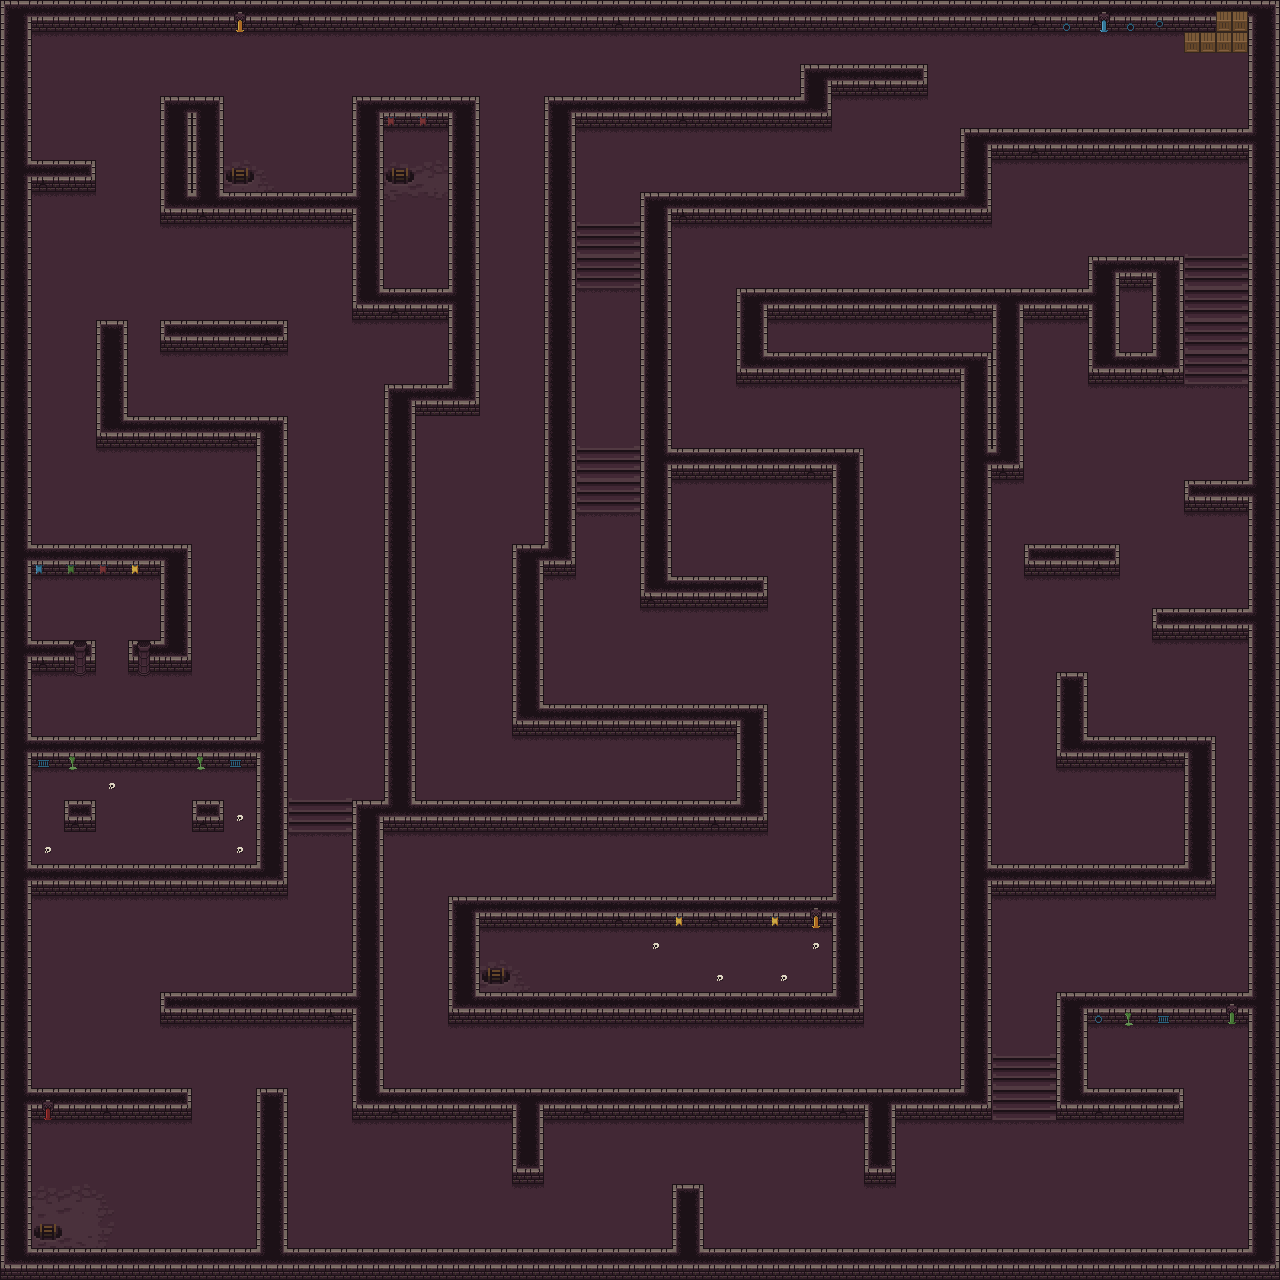

Rendered tile map (Tiled .tmx) drawn with the repository's tilesets; below, a short description and the map source with its tile grids summarised:
An orthogonal 40x40 tile map with 32x32 px tiles, 3 tile layers (bg, wall, decoracion) and 56 objects (41x vela, 5x portal, 4x key, StartingPosition, cofre2, ...).

<map version="1.2" tiledversion="1.2.0" orientation="orthogonal" renderorder="right-down" width="40" height="40" tilewidth="32" tileheight="32" infinite="0" nextlayerid="19" nextobjectid="59">
 <tileset firstgid="1" name="spritesheet2" tilewidth="32" tileheight="32" tilecount="384" columns="24">
  <image source="spritesheet2.png" width="768" height="512" />
  <tile id="27">
   <objectgroup draworder="index">
    <object id="1" x="10.75" y="20.25" width="16.125" height="3" />
    <object id="2" x="39.375" y="20" />
   </objectgroup>
  </tile>
  <tile id="173">
   <objectgroup draworder="index">
    <object id="1" x="8.25" y="7.5">
     <polygon points="0,0 16.125,0 16.125,1.75 20.25,1.75 20.25,3.625 22.25,3.625 22.25,15.5 20.875,15.5 20.875,16.875 16.25,17.125 16.125,20 -1.375,19.625 -1.375,17.375 -5.25,17.25 -5.25,15.25 -7.375,15.25 -7.375,3.25 -4.875,3.375 -4.625,1 -1.125,1.625" />
    </object>
   </objectgroup>
  </tile>
 </tileset>
 <layer id="12" name="bg" width="40" height="40" locked="1">
  <data>[1600 cells, 1600 non-empty, 11 distinct tile ids]</data>
 </layer>
 <objectgroup id="5" name="Player">
  <object id="1" name="StartingPosition" type="StartingPosition" x="110.728" y="717.963">
   <point />
  </object>
 </objectgroup>
 <objectgroup id="6" name="Keys" locked="1">
  <object id="2" name="keyRed" type="key" x="432" y="271.5">
   <point />
  </object>
  <object id="3" name="keyGreen" type="key" x="1136" y="1071.5">
   <point />
  </object>
  <object id="4" name="keyYellow" type="key" x="816.5" y="975.5">
   <point />
  </object>
  <object id="5" name="keyBlue" type="key" x="1232.5" y="111.5">
   <point />
  </object>
 </objectgroup>
 <layer id="15" name="wall" width="40" height="40" locked="1">
  <data>[1600 cells, 543 non-empty, 15 distinct tile ids]</data>
 </layer>
 <layer id="16" name="decoracion" width="40" height="40" locked="1">
  <data>[1600 cells, 111 non-empty, 24 distinct tile ids]</data>
 </layer>
 <objectgroup id="18" name="Cofres" visible="0" locked="1">
  <object id="57" name="cofre" type="cofre2" x="53.25" y="592">
   <point />
  </object>
  <object id="58" name="cofre" type="cofre1" x="138.25" y="591.75">
   <point />
  </object>
 </objectgroup>
 <objectgroup id="17" name="Velas" visible="0" locked="1">
  <object id="13" name="vela" type="vela" x="879.667" y="1168.33">
   <point />
  </object>
  <object id="15" name="vela" type="vela" x="527.75" y="1167.5">
   <point />
  </object>
  <object id="17" name="vela" type="vela" x="111.875" y="1104.35">
   <point />
  </object>
  <object id="18" name="vela" type="vela" x="79.75" y="815.75">
   <point />
  </object>
  <object id="19" name="vela" type="vela" x="208.125" y="816.125">
   <point />
  </object>
  <object id="20" name="vela" type="vela" x="207" y="335.25">
   <point />
  </object>
  <object id="21" name="vela" type="vela" x="80.6667" y="16">
   <point />
  </object>
  <object id="22" name="vela" type="vela" x="367.333" y="15.6667">
   <point />
  </object>
  <object id="23" name="vela" type="vela" x="525" y="16.5">
   <point />
  </object>
  <object id="24" name="vela" type="vela" x="844" y="80.1212">
   <point />
  </object>
  <object id="25" name="vela" type="vela" x="589.273" y="111.182">
   <point />
  </object>
  <object id="26" name="vela" type="vela" x="751.333" y="207.879">
   <point />
  </object>
  <object id="27" name="vela" type="vela" x="913.25" y="207.75">
   <point />
  </object>
  <object id="28" name="vela" type="vela" x="1006.5" y="143.5">
   <point />
  </object>
  <object id="30" name="vela" type="vela" x="1233" y="143">
   <point />
  </object>
  <object id="31" name="vela" type="vela" x="1038.18" y="304">
   <point />
  </object>
  <object id="32" name="vela" type="vela" x="1002.82" y="463.455">
   <point />
  </object>
  <object id="33" name="vela" type="vela" x="1241.25" y="495.75">
   <point />
  </object>
  <object id="34" name="vela" type="vela" x="1041.25" y="559.25">
   <point />
  </object>
  <object id="35" name="vela" type="vela" x="1200.67" y="623.667">
   <point />
  </object>
  <object id="36" name="vela" type="vela" x="1101.5" y="752">
   <point />
  </object>
  <object id="37" name="vela" type="vela" x="1004.25" y="880">
   <point />
  </object>
  <object id="38" name="vela" type="vela" x="1168" y="880.667">
   <point />
  </object>
  <object id="39" name="vela" type="vela" x="1137.64" y="1103.64">
   <point />
  </object>
  <object id="40" name="vela" type="vela" x="79" y="175.75">
   <point />
  </object>
  <object id="41" name="vela" type="vela" x="176" y="431">
   <point />
  </object>
  <object id="42" name="vela" type="vela" x="47.6667" y="655.667">
   <point />
  </object>
  <object id="43" name="vela" type="vela" x="175" y="656.333">
   <point />
  </object>
  <object id="44" name="vela" type="vela" x="718.273" y="591.636">
   <point />
  </object>
  <object id="45" name="vela" type="vela" x="753" y="463.909">
   <point />
  </object>
  <object id="46" name="vela" type="vela" x="558.455" y="560">
   <point />
  </object>
  <object id="47" name="vela" type="vela" x="558.364" y="720.182">
   <point />
  </object>
  <object id="48" name="vela" type="vela" x="721.091" y="719.818">
   <point />
  </object>
  <object id="49" name="vela" type="vela" x="654.5" y="816.25">
   <point />
  </object>
  <object id="50" name="vela" type="vela" x="463.5" y="816.5">
   <point />
  </object>
  <object id="51" name="vela" type="vela" x="590.333" y="911.667">
   <point />
  </object>
  <object id="52" name="vela" type="vela" x="527.25" y="1008.25">
   <point />
  </object>
  <object id="53" name="vela" type="vela" x="719.25" y="1007.5">
   <point />
  </object>
  <object id="54" name="vela" type="vela" x="270.75" y="1007.75">
   <point />
  </object>
  <object id="55" name="vela" type="vela" x="79.75" y="879.75">
   <point />
  </object>
  <object id="56" name="vela" type="vela" x="207.75" y="879.75">
   <point />
  </object>
 </objectgroup>
 <objectgroup id="7" name="Portals" visible="0" locked="1">
  <object id="6" name="goToRed" type="portal" x="47.6667" y="1232">
   <point />
  </object>
  <object id="7" name="backToRed" type="portal" x="396.333" y="176">
   <point />
  </object>
  <object id="8" name="goToYellow" type="portal" x="240" y="176">
   <point />
  </object>
  <object id="9" name="backToYellow" type="portal" x="496" y="976">
   <point />
  </object>
  <object id="10" name="theEnd" type="portal" x="112" y="656">
   <point />
  </object>
 </objectgroup>
</map>